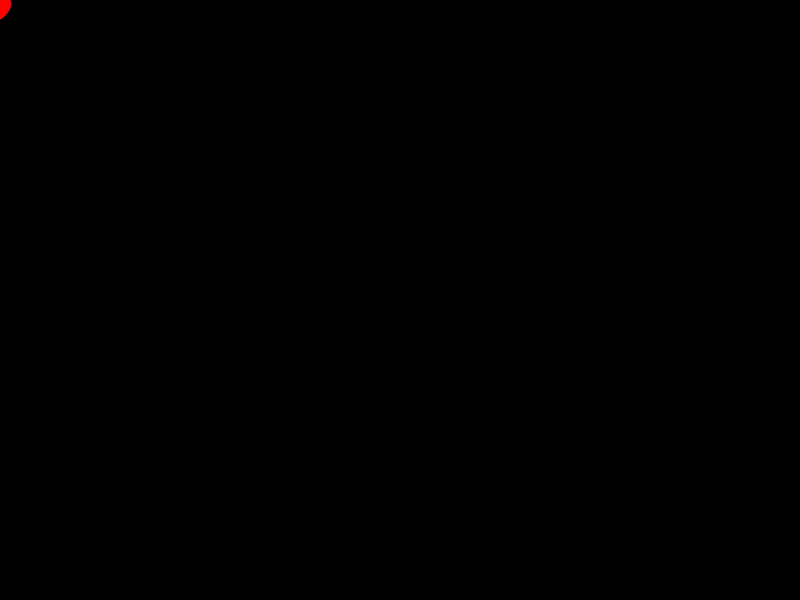
Frame 1 (no input)
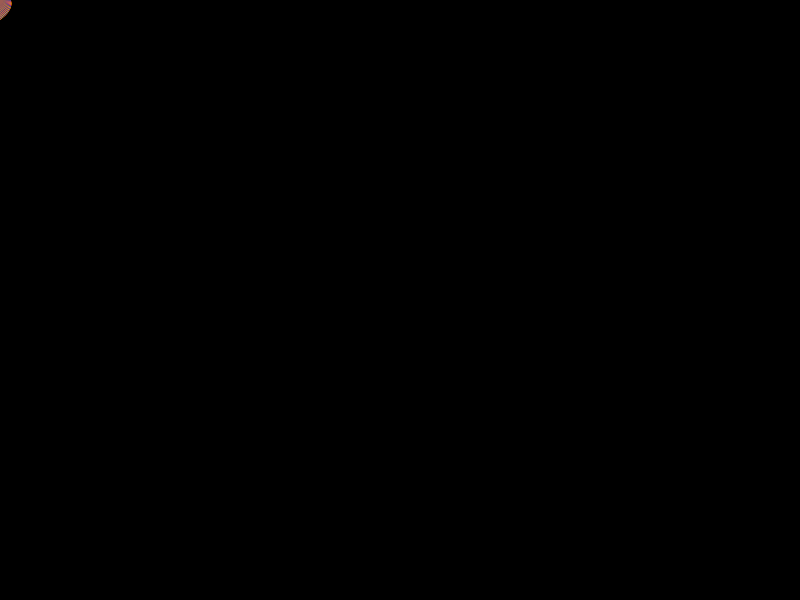
Frame 60 (no input)
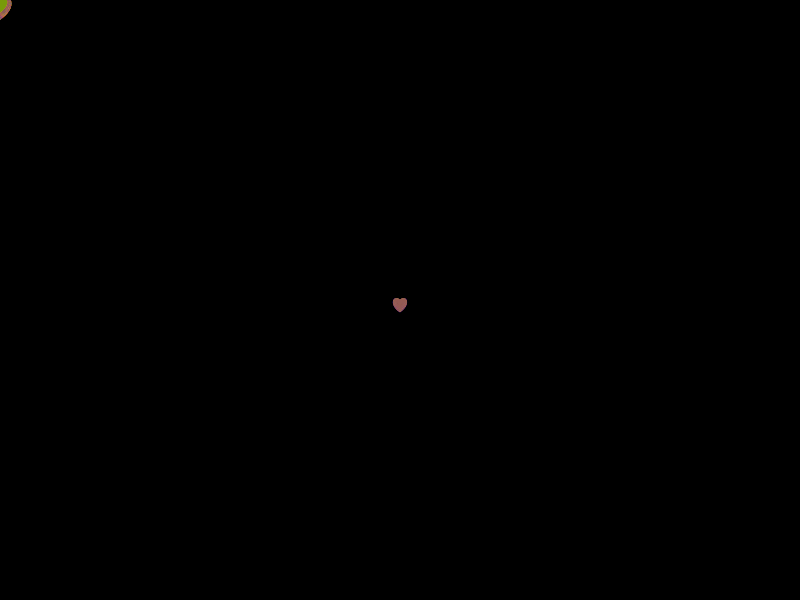
Frame 120 (the mouse pressed at the canvas centre since frame 60)

The p5.js sketch that drew these frames (run headless with seeded random() and noise() and a simulated clock; from frame 60 on, the mouse is pressed at the canvas centre):

// p5.js sketch
// ── sketch.js
let trail = [];
let maxTrailLength = 200;
let colorPalette = [];
function setup() {
  createCanvas(800, 600);
  // Initialize a vibrant color palette
  colorPalette = [
    color(255, 0, 0),    // Red
    color(255, 165, 0),  // Orange
    color(255, 255, 0),  // Yellow
    color(0, 128, 0),    // Green
    color(0, 0, 255),    // Blue
    color(75, 0, 130),   // Indigo
    color(238, 130, 238) // Violet
  ];
}
function draw() {
  background(0);
  // Add the current mouse position to the trail
  trail.push(createVector(mouseX, mouseY));
  // Remove the oldest position if the trail exceeds the maximum length
  if (trail.length > maxTrailLength) {
    trail.shift();
  }

  // Draw the trail with heart shapes and vibrant colors
  noStroke();
  for (let i = 0; i < trail.length; i++) {
    let pos = trail[i];
    // Calculate alpha for fade effect
    let alpha = map(i, 0, trail.length, 255, 0);
    // Calculate size with variability
    let size = map(i, 0, trail.length, 20, 5);
    // Choose color from the palette based on position in the trail
    let col = colorPalette[i % colorPalette.length];
    fill(red(col), green(col), blue(col), alpha);
    // Draw the heart shape
    drawHeart(pos.x, pos.y, size);
  }
}

function drawHeart(x, y, size) {
  beginShape();
  vertex(x, y);
  bezierVertex(x - size / 2, y - size / 2, x - size, y + size / 3, x, y + size);
  bezierVertex(x + size, y + size / 3, x + size / 2, y - size / 2, x, y);
  endShape(CLOSE);
}
